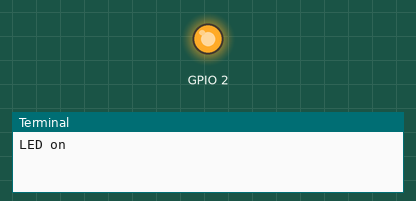
Bench run of a program on a simulated Raspberry Pi (BCM pin numbers). Parts: output pins drawn as LEDs (lit = HIGH), the last lines printed to the terminal. At 1.0 s the program stops and its outputs stay as they are.

Above: at 0.1 s.
At 1.1 s:
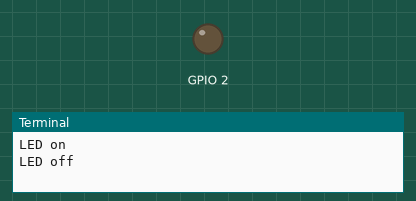
Timing chart, 0 to 2.5 s (numbered marks = the images above):
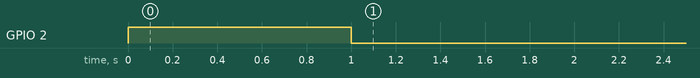

The program:

controlLights.py
```python
import RPi.GPIO as GPIO

import time

GPIO.setmode(GPIO.BCM)

GPIO.setwarnings(False)

GPIO.setup(2,GPIO.OUT)

print("LED on")

GPIO.output(2,GPIO.HIGH)

time.sleep(1)

print("LED off")

GPIO.output(2,GPIO.LOW)
```

Measured:
- by itself, GPIO 2: LOW → HIGH at 0.00 s, → LOW 1.0 s later
